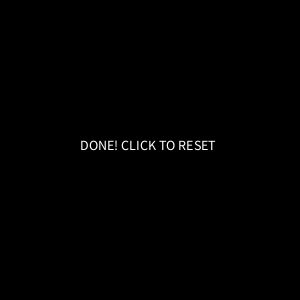
Frame 1 (no input)
Frame 60 (the mouse pressed at the canvas centre just before this capture): identical to frame 1, image omitted
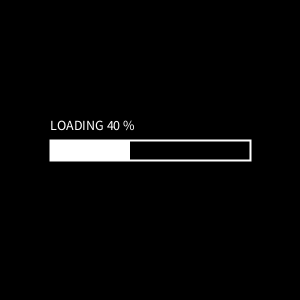
Frame 120 (the mouse held since frame 60 and released just before this capture)

The Processing sketch that drew these frames (run headless with seeded random() and noise(); from frame 60 on, the mouse is pressed at the canvas centre):

// Processing sketch: processing_42979
// ── processing_42979.pde

void setup(){
size (300, 300);
background(0);

}

boolean mouseclick = false;

boolean load = false;

void draw(){
  
  
int percentage =0;
    

background(0);
  noSmooth();
  textSize(14);
  
   if(round(frameCount%300) == 0){
load = false;}

  if (load == false){
  text("DONE! CLICK TO RESET", 80, 150);
  }
  

  if (mouseclick==true&&load==true)
  {
    percentage =round((frameCount%300)/3);
  text("LOADING " + percentage + " %", 50, 130); 
  strokeWeight(2);
  stroke(255);
  noFill();
  rect(50, 140, 200, 20);
  noStroke();
  fill(255);
  rectMode(CORNER);
  rect(50, 140, percentage*2, 20);
}
println (mouseclick);
}


 void mousePressed() {
mouseclick = true;
    load = true;
}

    
  
